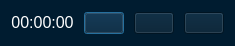
<?xml version="1.0" encoding="UTF-8"?>
<ui version="4.0">
 <class>minDialog</class>
 <widget class="QDialog" name="minDialog">
  <property name="geometry">
   <rect>
    <x>0</x>
    <y>0</y>
    <width>195</width>
    <height>46</height>
   </rect>
  </property>
  <property name="windowTitle">
   <string>Align Position</string>
  </property>
  <property name="windowIcon">
   <iconset resource="resource.qrc">
    <normaloff>:/icon/logo.ico</normaloff>:/icon/logo.ico</iconset>
  </property>
  <property name="styleSheet">
   <string notr="true">background-color: rgb(0, 28, 48);
color: rgb(255, 255, 255);</string>
  </property>
  <layout class="QHBoxLayout" name="horizontalLayout">
   <property name="spacing">
    <number>10</number>
   </property>
   <item alignment="Qt::AlignVCenter">
    <widget class="QLabel" name="use_time_lbl">
     <property name="font">
      <font>
       <pointsize>12</pointsize>
      </font>
     </property>
     <property name="text">
      <string>00:00:00</string>
     </property>
     <property name="alignment">
      <set>Qt::AlignCenter</set>
     </property>
    </widget>
   </item>
   <item>
    <widget class="QPushButton" name="stop_btn">
     <property name="text">
      <string/>
     </property>
     <property name="icon">
      <iconset resource="resource.qrc">
       <normaloff>:/icon/icons8-stop-48.png</normaloff>:/icon/icons8-stop-48.png</iconset>
     </property>
    </widget>
   </item>
   <item>
    <widget class="QPushButton" name="start_btn">
     <property name="text">
      <string/>
     </property>
     <property name="icon">
      <iconset resource="resource.qrc">
       <normaloff>:/icon/icons8-play-48.png</normaloff>:/icon/icons8-play-48.png</iconset>
     </property>
    </widget>
   </item>
   <item>
    <widget class="QPushButton" name="close_btn">
     <property name="text">
      <string/>
     </property>
     <property name="icon">
      <iconset resource="resource.qrc">
       <normaloff>:/icon/icons8-close-48.png</normaloff>:/icon/icons8-close-48.png</iconset>
     </property>
     <property name="iconSize">
      <size>
       <width>20</width>
       <height>20</height>
      </size>
     </property>
    </widget>
   </item>
  </layout>
 </widget>
 <resources>
  <include location="resource.qrc"/>
 </resources>
 <connections/>
</ui>
